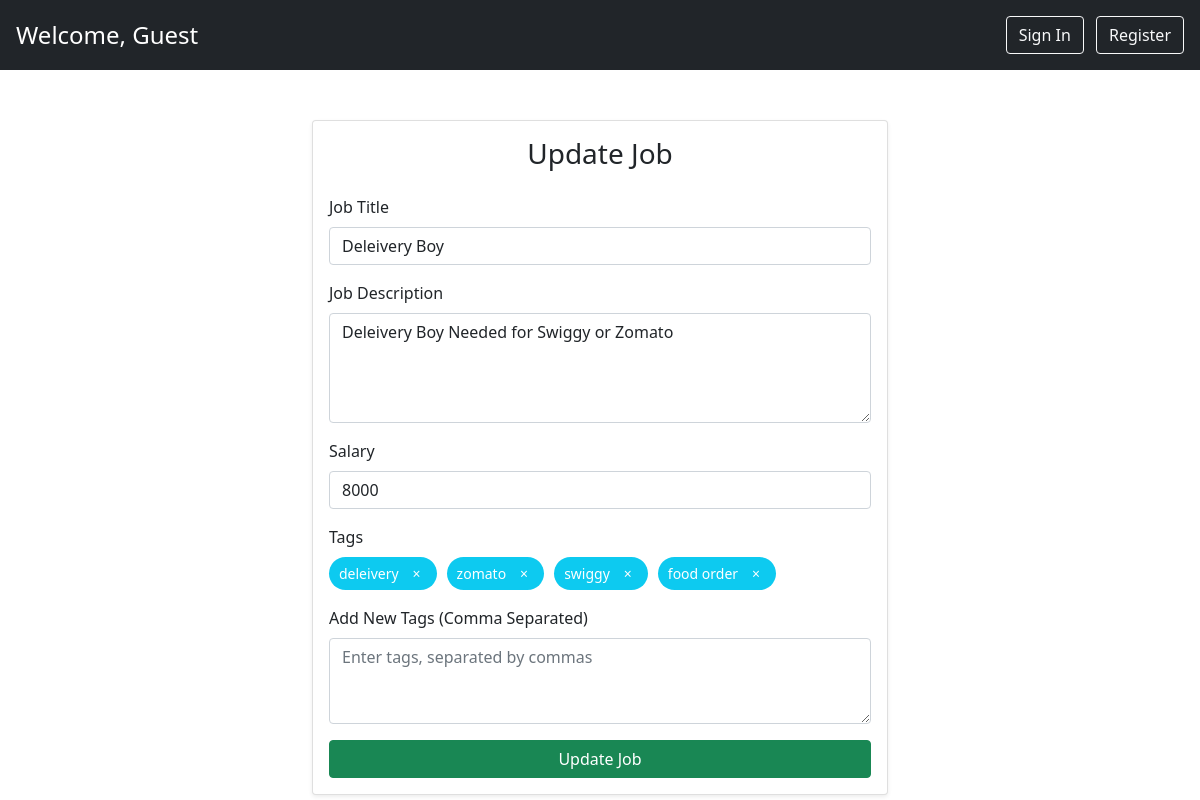
The app's page /job/update/7/ (signed in) with its own data.
### jobs/models.py (models this page shows, shortened)
class Job(models.Model):
    title = models.CharField(max_length=255)
    description = models.TextField(blank=True)
    salary = models.IntegerField()
    company = models.ForeignKey(Company, on_delete=models.CASCADE, related_name='jobs',null=False)  # One company can have many jobs (for total participation the foreignky has null constraint)

class Tag(models.Model):
    tag = models.CharField(max_length=35)
    job = models.ForeignKey(Job,on_delete=models.CASCADE,null=False)

### jobs/views.py (the view)
# urls.py: path('update/<int:id>/',update_job,name="updatejob"),
@login_required
def update_job(request, id):
    job = get_object_or_404(Job, id=id)
    company = Company.objects.filter(user=request.user).first()
    if job.company != company:
        return JsonResponse({'error':'401','message':'something went wrong'})
    if request.method == 'POST':
        form = JobForm(request.POST, instance=job)
        if form.is_valid():
            job = form.save()  # Save the updated job
            tags = form.cleaned_data.get('tags')
            if tags:
                tag_list = [tag.strip() for tag in tags.split(',')]  # Split and clean the tags
                Tag.objects.filter(job=job).delete()
                for tag in tag_list:
                    Tag.objects.get_or_create(tag=tag, job=job)
            return redirect('home')
        else:
            print(form.errors)
        return render(request, 'update-job.html', {'form': form, 'job': job})
    else:
        tags = Tag.objects.filter(job=job)  # Get tags associated with the job
        form = JobForm(instance=job)
        return render(request, 'update-job.html', {'form': form, 'job': job, 'tags': tags})

### jobs/forms.py
class JobForm(forms.ModelForm):
    tags = forms.CharField(
        required=False,
        widget=forms.Textarea(attrs={'placeholder': 'Enter tags separated by commas'}),
        label="Tags"
    )
    class Meta:
        model = Job
        fields = ['title', 'description','salary','tags']

### authentication/templates/update-job.html (shortened to what this page needs)
<!DOCTYPE html>
<html lang="en">
<head>
    <link href="https://cdn.jsdelivr.net/npm/bootstrap@5.0.2/dist/css/bootstrap.min.css" rel="stylesheet">
</head>
<body>
    <div class="bg-dark text-white p-3">
        <div class="d-flex justify-content-between align-items-center">
            <div class="fs-4">Welcome, Guest</div>
            <div>
                <a href="/auth/login/" class="btn btn-outline-light ms-2">Sign In</a>
                <a href="/auth/register/" class="btn btn-outline-light ms-2">Register</a>
            </div>
        </div>
    </div>
    <div class="container">
        <div class="card shadow-sm">
            <div class="card-body">
                <h3 class="card-title text-center mb-4">Update Job</h3>
                <form method="post">
                    <div class="mb-3">
                        <label for="title" class="form-label">Job Title</label>
                        <input type="text" id="title" name="title" class="form-control" value="{{ job.title }}" required>
                    </div>
                    <div class="mb-3">
                        <label for="description" class="form-label">Job Description</label>
                        <textarea id="description" name="description" class="form-control" rows="4" required>{{ job.description }}</textarea>
                    </div>
                    <div class="mb-3">
                        <label for="salary" class="form-label">Salary</label>
                        <input type="number" id="salary" name="salary" class="form-control" value="{{ job.salary }}" required>
                    </div>
                    <div class="mb-3">
                        <label for="tags" class="form-label">Tags</label>
                        <div class="tag-container" id="tags-container">
                            {% for tag in tags %}
                                <div class="tag-item" id="tag-{{ tag.id }}">
                                    {{ tag.tag }}
                                    <button type="button" class="remove-btn" onclick="removeTag('{{ tag.id }}', '{{ tag.tag }}')">&times;</button>
                                </div>
                            {% endfor %}
                        </div>
                    </div>
                    <div class="mb-3">
                        <label for="tags_input" class="form-label">Add New Tags (Comma Separated)</label>
                        <textarea id="tags_input" name="tags" class="form-control" rows="3" placeholder="Enter tags, separated by commas"></textarea>
                    </div>
                    <div class="d-grid gap-2">
                        <button type="button" onclick="solve()" class="btn btn-success">Update Job</button>
                    </div>
                </form>
            </div>
        </div>
    </div>
</body>
</html>

### authentication/templates/update-job.html (style rules this page uses)
.tag-container { display: flex; flex-wrap: wrap; gap: 10px; }
.tag-item { display: inline-flex; align-items: center; background-color: #0dcaf0; color: white; padding: 5px 10px; border-radius: 25px; font-size: 14px; }
.tag-item .remove-btn { background: transparent; border: none; color: white; margin-left: 8px; cursor: pointer; }
.container { max-width: 600px; margin-top: 50px; }

### records on screen
Job: title "Deleivery Boy", description "Deleivery Boy Needed for Swiggy or Zomato", salary "8000"
Tag: tag "deleivery"
Tag: tag "zomato"
Tag: tag "swiggy"
Tag: tag "food order"
